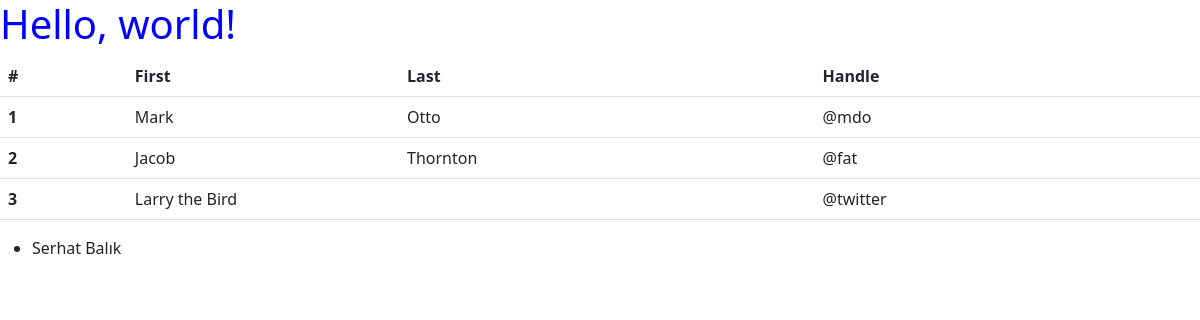
The app's page /, older data.
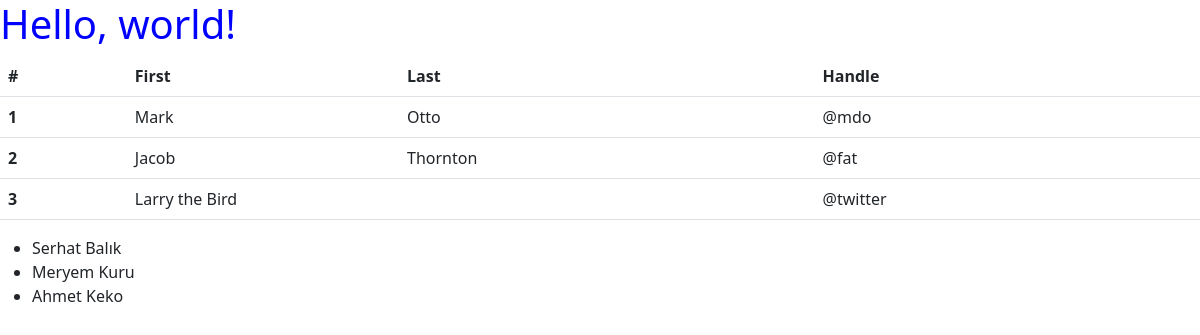
The same page, newer data.
### employees/models.py (models this page shows, shortened)
class Employee(models.Model):
    first_name = models.CharField(max_length=100)  # Name field, a character field with maximum length of 100
    last_name = models.CharField(max_length=100)  # Last name field, a character field with maximum length of 100
    photo = models.ImageField(upload_to='photos')  # Photo field, an image field where images will be uploaded to 'images' directory
    designation = models.CharField(max_length=100)  # Designation field, a character field with maximum length of 100
    email = models.EmailField(max_length=100, unique=True)  # Email field, an email field with maximum length of 100, must be unique
    phone_number = models.CharField(max_length=12, blank=True)  # Phone number field, a character field with maximum length of 12, can be blank
    created_at = models.DateTimeField(auto_now_add=True)  # Created at field, a datetime field which is automatically set to the current date and time when the object is first created
    updated_at = models.DateTimeField(auto_now=True)  # Updated at field, a datetime field which is automatically set to the current date and time whenever the object is saved

### djangoBeginnerProject/views.py (the view)
# urls.py: 2. Add a URL to urlpatterns:  path('', views.home, name='home')
def home(request):
    employees = Employee.objects.all()
    context = {
        'employees': employees
    }
    return render(request, 'home.html', context)

### templates/home.html (shortened to what this page needs)
{% load static %}
<!DOCTYPE html>
<html lang="en">
<head>
    <link rel="stylesheet" href="{% static 'css/styles.css' %}"/>
    <link href="https://cdn.jsdelivr.net/npm/bootstrap@5.2.3/dist/css/bootstrap.min.css" rel="stylesheet"
>
</head>
<body>
<h1>Hello, world!</h1>
<table class="table">
    <thead>
    <tr>
        <th scope="col">#</th>
        <th scope="col">First</th>
        <th scope="col">Last</th>
        <th scope="col">Handle</th>
    </tr>
    </thead>
    <tbody>
    <tr>
        <th scope="row">1</th>
        <td>Mark</td>
        <td>Otto</td>
        <td>@mdo</td>
    </tr>
    <tr>
        <th scope="row">2</th>
        <td>Jacob</td>
        <td>Thornton</td>
        <td>@fat</td>
    </tr>
    <tr>
        <th scope="row">3</th>
        <td colspan="2">Larry the Bird</td>
        <td>@twitter</td>
    </tr>
    </tbody>
</table>
<ul>
    {% for employee in employees %}
        <li>{{ employee.first_name }} {{ employee.last_name }}</li>
    {% endfor %}
</ul>
</body>
</html>

Row changes from the older to the newer data that the page shows:
added Employee: first_name "Meryem", last_name "Kuru"
added Employee: first_name "Ahmet", last_name "Keko"
